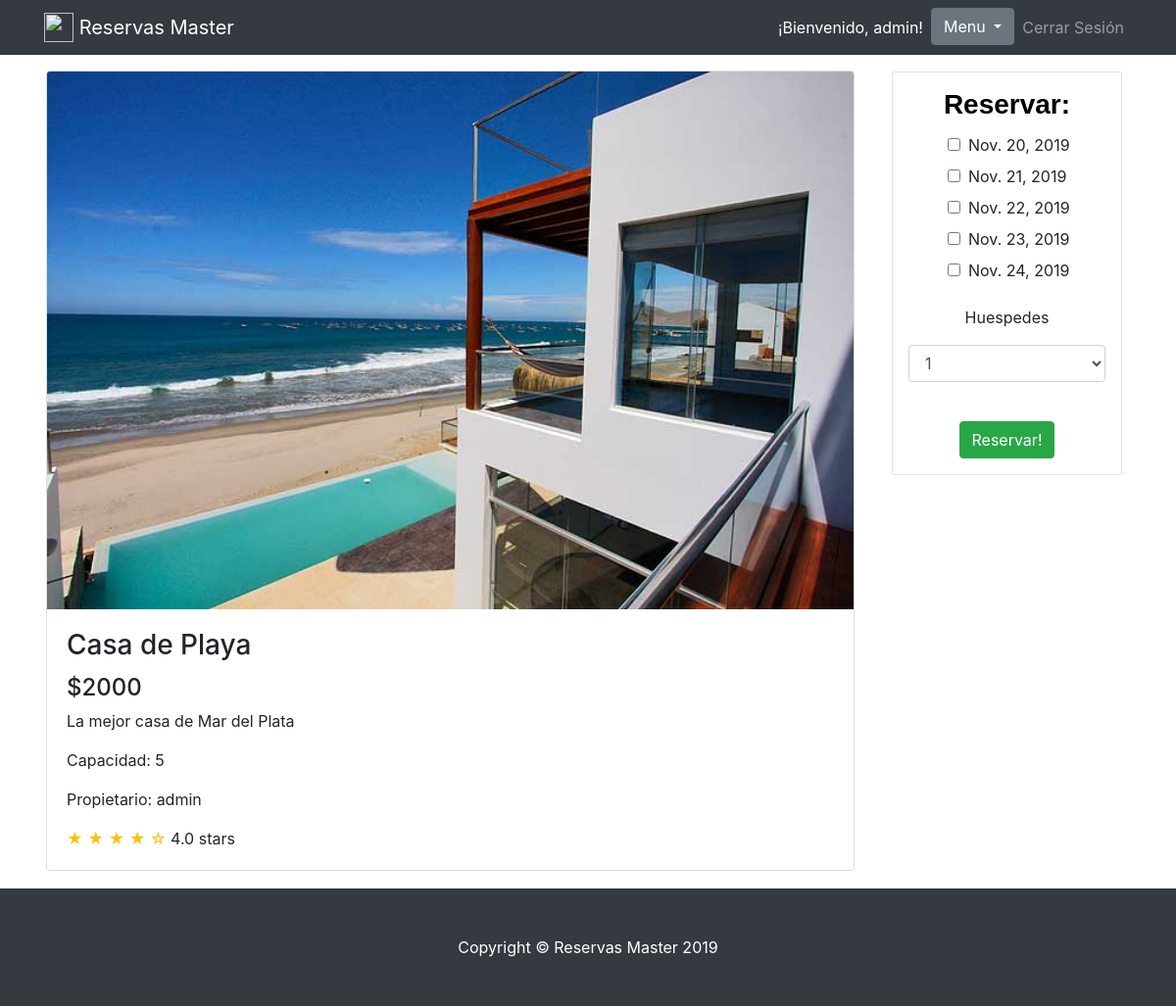
The page /detail/2 (signed in) on the database its author committed.
### application/models.py (models this page shows, shortened)
class Owner_Ship(models.Model):
    name = models.CharField(max_length=50)
    description = models.CharField(max_length=200)
    price = models.IntegerField()
    capacity = models.IntegerField()
    city = models.ForeignKey(City, null=True, on_delete=models.SET_NULL)
    owner = models.ForeignKey(User, null=False, on_delete=models.SET('null'))
    image = models.ImageField(upload_to='application/img', null=True)
    class Meta:
        verbose_name_plural = 'Propiedades'

class Date_Rent(models.Model):
    date = models.DateField()
    owner_ship = models.ForeignKey(Owner_Ship, null=False, on_delete=models.SET('null'))
    reservation = models.ForeignKey(Reservation, null=True, on_delete=models.SET_NULL, blank=True)
    class Meta:
        verbose_name_plural = 'Fechas de Alquileres'
    def __str__(self):
        return self.date.__format__("%Y-%m-%d")

### application/views.py (the view, shortened to what this page needs)
# urls.py: path('detail/<int:owner_ship_id>', views.detail),
def detail(request, owner_ship_id):
    if request.user.is_authenticated:
        o = Owner_Ship.objects.get(id=owner_ship_id)
        user = request.user
        dates = Date_Rent.objects.filter(owner_ship=o).filter(reservation=None)
        ciudades_list = City.objects.all()
        totalcapacity = o.capacity + 1
        capacity = range(1, totalcapacity)
        msg = ''
        return render(request, "application/detail.html",
                      {'ciudades_list': ciudades_list, 'owner_ship': o, 'capacity': capacity, 'dates': dates})
    return redirect('/login')

### application/templates/application/detail.html (shortened to what this page needs)
{% extends "./basictemplate.html" %}
{% block content %}
<br>
  <div class="container mb-3">
    <div class="row" >
      <div class="col-lg-9">
        <div class="card mt-4" style="width: 100%;float: left;margin: 2px;">
            {% if owner_ship.image %}
                <img class="card-img-top img-fluid" src="{{ owner_ship.image.url }}" alt="">
            {% endif %}
          <div class="card-body">
            <h3 class="card-title">{{ owner_ship.name }}</h3>
            <h4>${{ owner_ship.price }}</h4>
            <p class="card-text">{{ owner_ship.description }}</p>
            <p class="card-text">Capacidad: {{ owner_ship.capacity }}</p>
            <p class="card-text">Propietario: {{ owner_ship.owner.username }}</p>
            <span class="text-warning">&#9733; &#9733; &#9733; &#9733; &#9734;</span>
            4.0 stars
          </div>
        </div>
          </div>
     <div class="col-lg-3" style="float: right;">
        <div class="list-group border p-3" style="border: black;margin: 10px; margin-top: 25px; border-radius: 2px;">
            <h3 class="card-title text-center" style="font-family: 'Quicksand', sans-serif; color: black;"><strong>Reservar:</strong></h3>
        {% if dates %}
            <form method="POST">
                <div class="form-group">
                    <ul>
                        {% for date in dates %}
                            <label><input class="mr-2" type="checkbox" name="dates" value="{{date}}">{{ date.date }}</label>
                        {% endfor %}
                    </ul>
                    <p class="text-center">Huespedes</p><select class="form-control" name="" id="cap">
                        {% for value in capacity %}
                        <option value="{{ value }}">{{ value }}</option>
                        {% endfor %}
                    </select><br>
                </div>
                <div class="text-center">
                    <button type="submit" class="btn btn-success">Reservar!</button>
                </div>
            </form>
        {% else %}
            <p class="text-center">No hay fechas disponibles</p>
        {% endif %}
        </div>
      </div>
        </div>
      </div>
{% endblock %}

### application/templates/application/basictemplate.html (shortened to what this page needs)
<!DOCTYPE html>
<html>
<head>
     <link rel="stylesheet" href="https://stackpath.bootstrapcdn.com/bootstrap/4.3.1/css/bootstrap.min.css">
    <link rel="stylesheet" href="https://maxcdn.bootstrapcdn.com/bootstrap/4.0.0-beta.3/css/bootstrap.min.css">
</head>
<body>
<nav class="navbar navbar-expand-lg navbar-dark bg-dark fixed-top">
    <div class="container">
      <a class="navbar-brand" href="/"><img src="http://icons.iconarchive.com/icons/graphicloads/colorful-long-shadow/256/Home-icon.png" width="30" height="30" class="d-inline-block align-top" alt="">
      Reservas Master</a>
      <div class="collapse navbar-collapse" id="navbarResponsive">
        <ul class="navbar-nav ml-auto">
          <li nav-item>
            <a class="nav-link text-white">¡Bienvenido, {{request.user}}!</a>
          </li>
           <li class="dropdown">
                  <button class="btn btn-secondary dropdown-toggle" type="button" id="dropdownMenu2" data-toggle="dropdown" aria-haspopup="true" aria-expanded="false">
                    Menu
                  </button>
            </li>
          <li class="nav-item">
            <a class="nav-link" href="/logout">Cerrar Sesión</a>
          </li>
        </ul>
      </div>
    </div>
  </nav>
<br>
    {% block content %}{% endblock %}
  <footer class="py-5 bg-dark footer">
    <div class="container">
      <p class="m-0 text-center text-white">Copyright &copy; Reservas Master 2019</p>
    </div>
  </footer>
</body>
</html>

### rows shown on the page
Owner_Ship: image (picture), name "Casa de Playa", price "2000", description "La mejor casa de Mar del Plata", capacity "5", owner.username "admin"
Date_Rent: date "Nov. 20, 2019"
Date_Rent: date "Nov. 21, 2019"
Date_Rent: date "Nov. 22, 2019"
Date_Rent: date "Nov. 23, 2019"
Date_Rent: date "Nov. 24, 2019"

### other values the page prints
{{ request.user }} "admin"
form field value "1"
